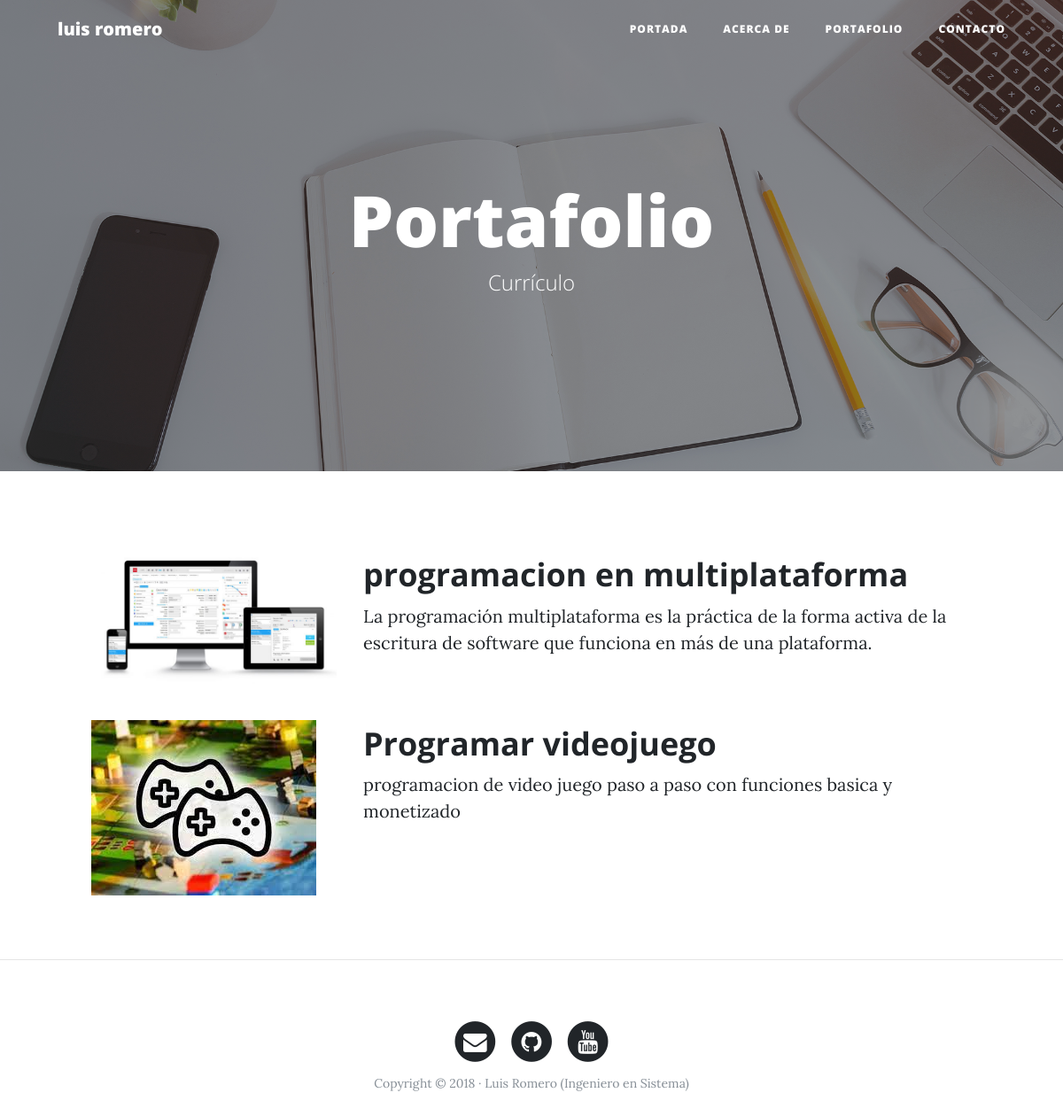
The page /portfolio/ on the database its author committed.
### portfolio/models.py (models this page shows, shortened)
class Project(models.Model):
    title = models.CharField(max_length=200, verbose_name = 'Titulo')
    description = models.TextField(verbose_name = 'Descripcion')
    image = models.ImageField(verbose_name = 'Imangen', upload_to= "projects")
    created = models.DateTimeField(auto_now_add=True,verbose_name = 'Fecha de Creacion')
    update = models.DateTimeField(auto_now=True,verbose_name = 'Fecha de Edicion')
    class Meta:
        verbose_name = 'proyecto'
        verbose_name_plural = 'proyectos'
        ordering = ["-created"]

### portfolio/views.py (the view)
# urls.py: path('portfolio/', portfolio_views.portfolio, name="portfolio"),
def portfolio(request):
    projects = Project.objects.all()
    return render(request, "portfolio/portfolio.html", {'projects' : projects })

### portfolio/templates/portfolio/portfolio.html (shortened to what this page needs)
{% extends 'core/base.html' %}
{% block background %}{% load static %}{% static 'core/img/portfolio-bg.jpg' %}{% endblock %}
{% block heards %}
    <h1>Portafolio</h1>
    <span class="subheading">Currículo</span>
{% endblock %}
{% block content %}
 {% for project in projects%}
	      <div class="row project">
	      	<div class="col-lg-3 col-md-4 offset-lg-1">
			      <img class="img-fluid" src="{{ project.image.url }}" alt="">
	      	</div>
	        <div class="col-lg-7 col-md-8">
	      		<h2 class="section-heading title">{{ project.title }}</h2>
	          <p>{{ project.description }}</p>
	      	</div>
	      </div>
    {% endfor %}
{% endblock %}

### core/templates/core/base.html (shortened to what this page needs)
<!DOCTYPE html>
<html lang="es">
<head>
  {% load static %}
  <link href="{% static 'core/vendor/bootstrap/css/bootstrap.min.css' %}" rel="stylesheet">
  <link href="{% static 'core/vendor/font-awesome/css/font-awesome.min.css' %}" rel="stylesheet" type="text/css">
  <link href="{% static 'core/css/clean-blog.min.css' %}" rel="stylesheet">
</head>
<body>
  <nav class="navbar navbar-expand-lg navbar-light fixed-top" id="mainNav">
    <div class="container">
      <a class="navbar-brand" href="{% url 'home' %}">luis romero</a>
      <div class="collapse navbar-collapse" id="navbarResponsive">
        <ul class="navbar-nav ml-auto">
          <li class="nav-item">
            <a class="nav-link" href="{% url 'home' %}">Portada</a>
          </li>
          <li class="nav-item">
            <a class="nav-link" href="{% url 'about' %}">Acerca de</a>
          </li>
          <li class="nav-item">
            <a class="nav-link" href="{% url 'portfolio' %}">Portafolio</a>
          </li>
          <li class="nav-item">
            <a class="nav-link" href="{% url 'contact' %}">Contacto</a>
          </li>
        </ul>
      </div>
    </div>
  </nav>
  <header class="masthead" style="background-image: url(' {% block background %}{% endblock %} ')">
    <div class="overlay"></div>
    <div class="container">
      <div class="row">
        <div class="col-lg-8 col-md-10 mx-auto">
          <div class="site-heading">
            {% block heards %}{% endblock %}
          </div>
        </div>
      </div>
    </div>
  </header>
  {% block content %} {% endblock %}
{% if request.path != "/" %} <hr> {% endif %}
  <footer>
    <div class="container">
      <div class="row">
        <div class="col-lg-8 col-md-10 mx-auto">
          <ul class="list-inline text-center">
            <li class="list-inline-item">
              <a href="#">
                <span class="fa-stack fa-lg">
                  <i class="fa fa-circle fa-stack-2x"></i>
                  <i class="fa fa-envelope fa-stack-1x fa-inverse"></i>
                </span>
              </a>
            </li>
            <li class="list-inline-item">
              <a href="#">
                <span class="fa-stack fa-lg">
                  <i class="fa fa-circle fa-stack-2x"></i>
                  <i class="fa fa-github fa-stack-1x fa-inverse"></i>
                </span>
              </a>
            </li>
            <li class="list-inline-item">
              <a href="#">
                <span class="fa-stack fa-lg">
                  <i class="fa fa-circle fa-stack-2x"></i>
                  <i class="fa fa-youtube fa-stack-1x fa-inverse"></i>
                </span>
              </a>
            </li>
          </ul>
          <p class="copyright text-muted">Copyright &copy; 2018 · Luis Romero (Ingeniero en Sistema) </p>
        </div>
      </div>
    </div>
  </footer>
</body>
</html>

### rows shown on the page
Project: image (picture), title "programacion en multiplataforma", description "La programación multiplataforma es la práctica de la forma activa de la escritura de software que funciona en más de una plataforma."
Project: image (picture), title "Programar videojuego", description "programacion de video juego paso a paso con funciones basica y monetizado"
